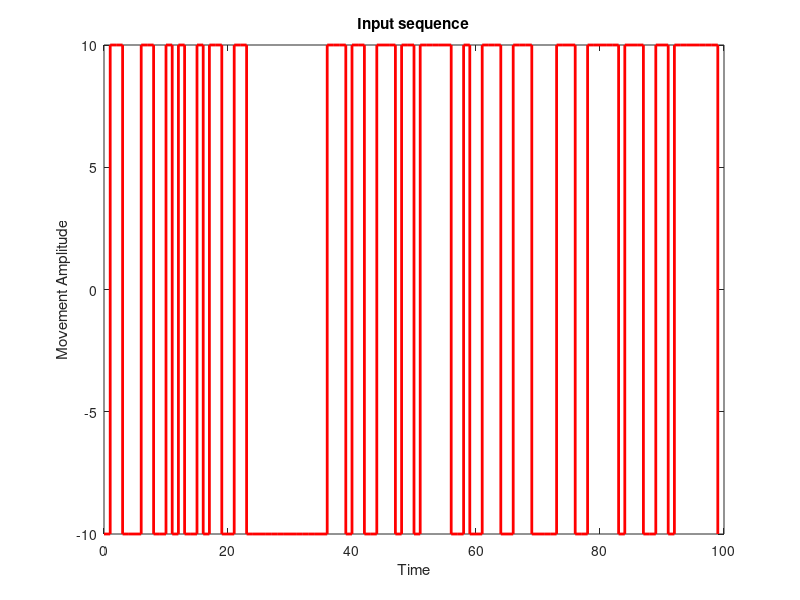

MATLAB code for this plot:
% Kanan Roy
% chowkana@isu.edu
% This code will generate a binary pseudo random sequence of numbers based
% on the assigned probability. p is probability of switching


p = 0.5; % switching probability

rng('default');

num = 100; % no. of steps

rng(1) % specific seed to generate the same random sequence
random_num = rand(1,num);

t = linspace(0,num-1,num);
x = zeros(1,num);
for n = 1:num
    if random_num(1,n)>= 0.5 % +/- 10 will be assigned based on the 
        % value of random number being higher or lower then the probability
        x(1,n) = +10
    else
        x(1,n) = -10
    end
end
stairs(t,x,'LineWidth',2,'Color','r')
xlabel('Time')
ylabel('Movement Amplitude')
title('Input sequence')
data_mat = [t; x]